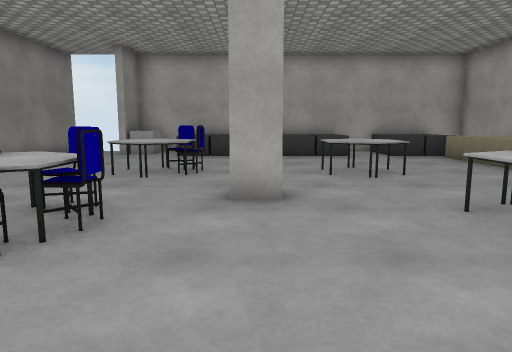
view 1 (above)

17 first-person views from a walk through a 3-D level made in the Unity game engine. The camera is 1.2 m above the floor, tilts 8° down and sees 70° across. The floor is counted in squares, 1.11 m on a side. Each view is taken from the middle of a square. On the plan, view 1 faces up. The plan holds only what a view shows up to about 14 squares ahead; the rest is blank. The player is left out. Surface patterns are stand-ins for the level's own textures.

view 2
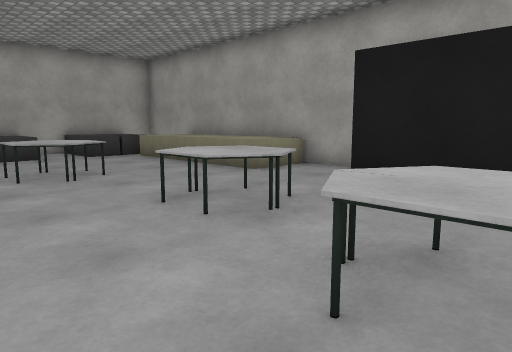

view 3
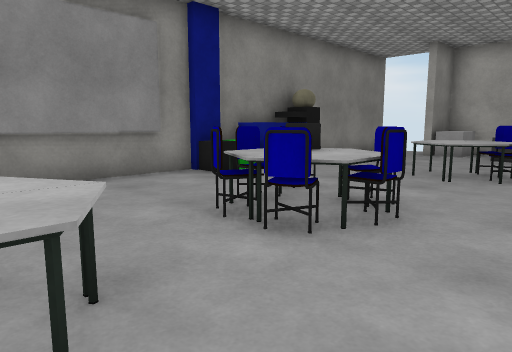

view 4
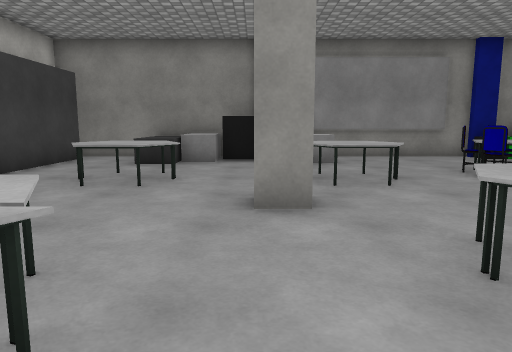

view 5
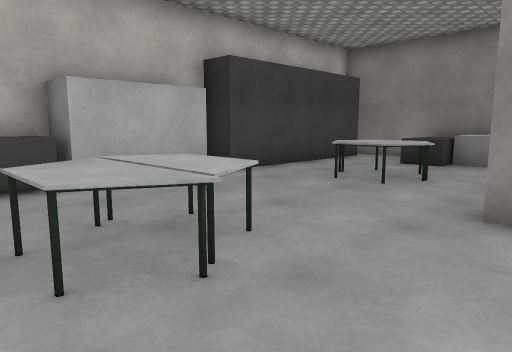

view 6
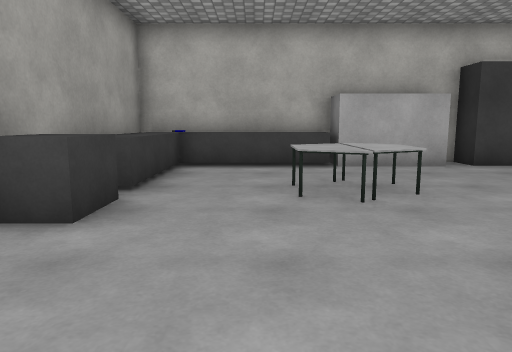

view 7
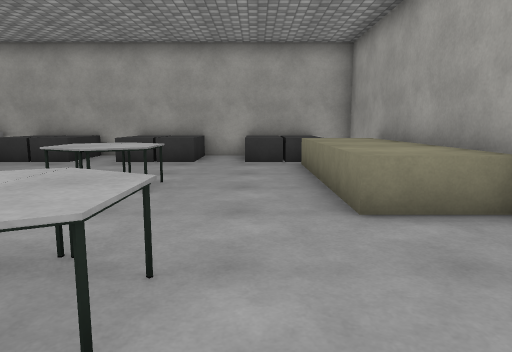

view 8
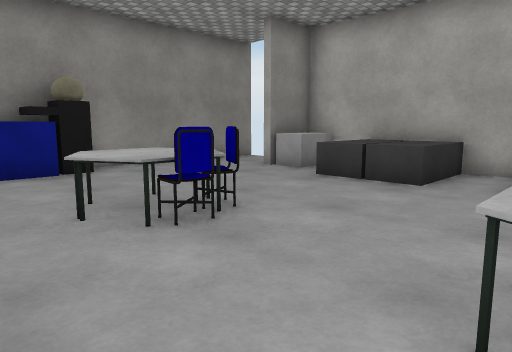

view 9
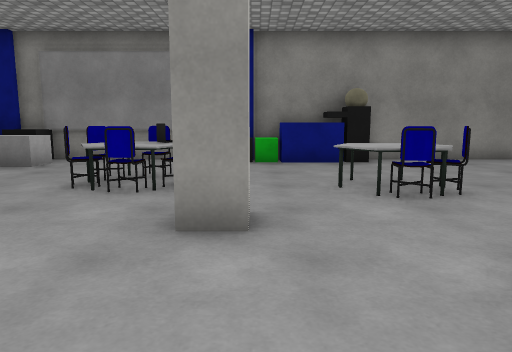

view 10
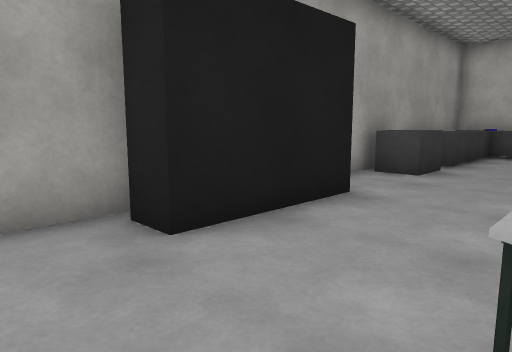

view 11
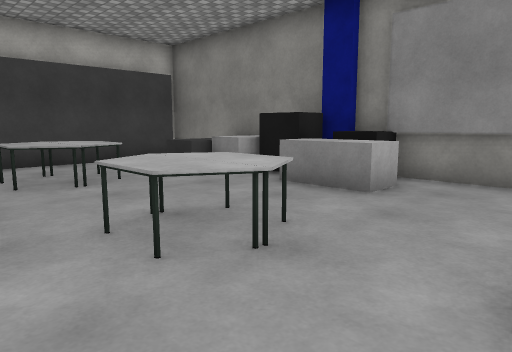

view 12
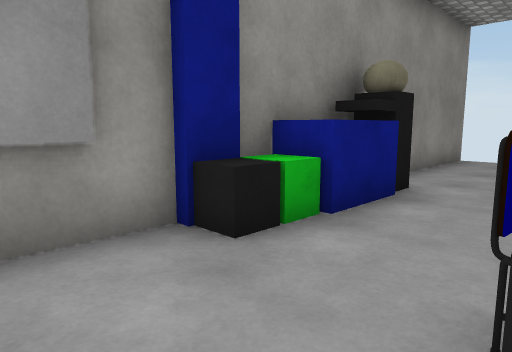

view 13
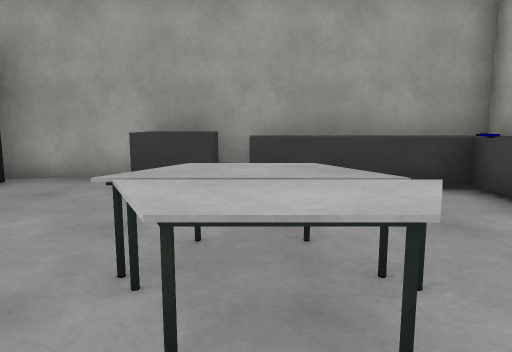

view 14
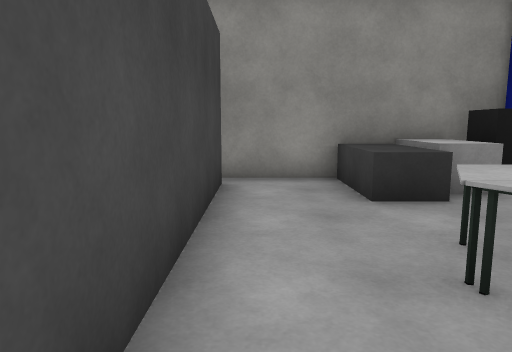

view 15
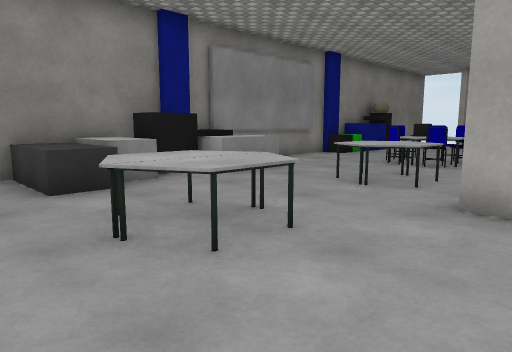

view 16
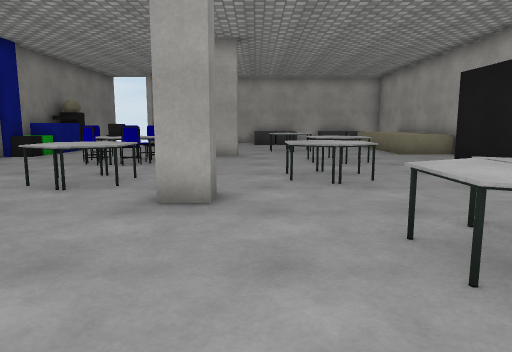

view 17
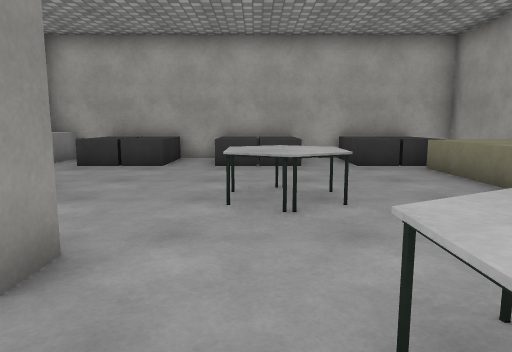

### Floor plan
Key: @ floor where view 1 was taken; # wall or solid block; x gap in a wall; . floor; ^ raised ledge; O other object.
Columns run from 8 left of view 1 to 9 right of it. Each row starts with its distance up from view 1.
 15 x. ##############
 14 #..#O.OO.OOO.OOO#
 13 #.....OO.OOO.OOO#
 12 #..............^^
 11 #..............^^
 10 #..............^^
  9 #O...OO...OO...^^
  8 #O...OOO..OO...^^
  7 #O.............^^
  6 #O......O........#
  5 #O..OOO....OO....#
  4 ##..OOO....OO..###
  3 ##...OO....OO..#
  2  #.............#
  1 ##....O...OO...###
  0 ##O..OO.@.OO.....#
 -1 #OO..OO..........#
 -2 #OO.....O......OO
 -3 #OO........OO..OO
 -4 #OO..OO....OO..^^
 -5 #OOO.OO....OO..^^
 -6 #..............^^
 -7 #..............^^
 -8 #.##########^^^O^
 -9 ###        ######

Positions as (right, up) in squares from view 1, and headings:
1: (0, 0), facing up
2: (0, 0), facing up-right
3: (0, 0), facing up-left
4: (5, -2), facing left
5: (5, -1), facing down-left
6: (5, 2), facing down
7: (5, 2), facing up
8: (2, 6), facing up-left
9: (4, 6), facing left
10: (4, 6), facing down-right
11: (0, 3), facing down-left
12: (-4, 3), facing up-left
13: (1, -4), facing right
14: (0, -7), facing left
15: (1, -7), facing up-left
16: (1, -7), facing up
17: (2, 3), facing up
